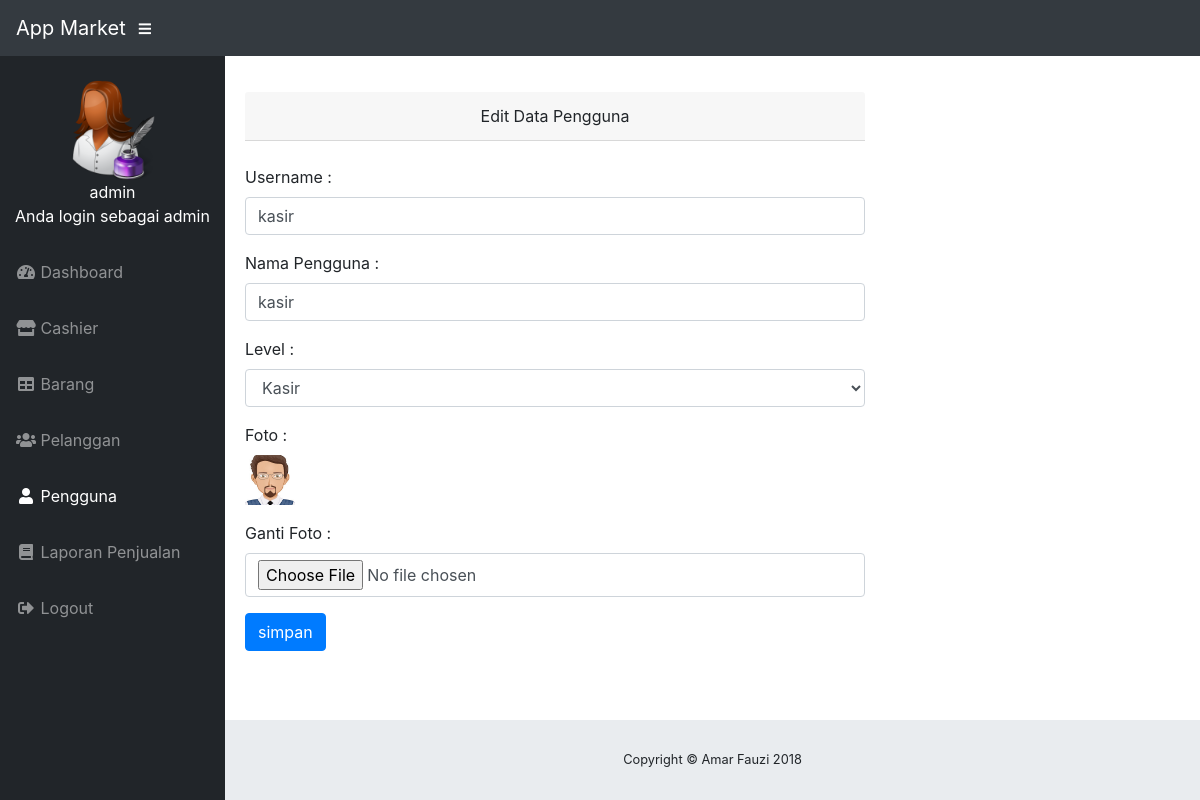
/index.php?page=pengguna&aksi=ubah&id=6 (signed in), run on the app's committed database.
### tables this page shows
CREATE TABLE `tb_pengguna` (
  `id` int(11) NOT NULL,
  `username` varchar(100) NOT NULL,
  `nama` varchar(100) NOT NULL,
  `password` varchar(100) NOT NULL,
  `level` varchar(20) NOT NULL,
  `foto` varchar(300) NOT NULL
);

### kodepj.php (called while the page is built)
<?php
function random_kode($kode){
	$data = '1234567890';
	$string = 'KPJ-';
	for($i=0;$i < $kode;$i++){
		$pos = rand(0,strlen($data)-1);
		$string .= $data{$pos};
	}
	return $string;
}
$kodepj = random_kode(10);
?>

### index.php (the view, shortened to what this page needs)
<?php
include('kodepj.php');
$koneksi = new mysqli("localhost","root","","appmarket");
$active = $_GET['page'];
if($_SESSION['admin'] || $_SESSION['kasir']){
?>
<!DOCTYPE html>
<html lang="en">
    <head>
        <link href="asset/vendor/bootstrap/css/bootstrap.min.css" rel="stylesheet">
        <link href="asset/vendor/fontawesome-free/css/all.min.css" rel="stylesheet" type="text/css">
        <link href="asset/vendor/datatables/dataTables.bootstrap4.css" rel="stylesheet">
        <link href="asset/css/sb-admin.css" rel="stylesheet">
    </head>
    <body id="page-top">
        <nav class="navbar navbar-expand navbar-dark bg-dark static-top">
            <a class="navbar-brand mr-1" href="">App Market</a>
            <button class="btn btn-link btn-sm text-white order-1 order-sm-0" id="sidebarToggle" href="#">
                <i class="fas fa-bars"></i>
            </button>
			<?php
			if($_SESSION['admin']){
				$user = $_SESSION['admin'];
			}elseif($_SESSION['kasir']){
				$user = $_SESSION['kasir'];
			}
			$sql = $koneksi->query("select * from tb_pengguna where id='$user'");
			$data = $sql->fetch_assoc();
			?>
		</nav>
        <div id="wrapper">
            <ul class="sidebar navbar-nav"><br>
			<div class="text-center">
				<div class="image">
					<img src="gambar/<?php echo $data['foto'] ?>" alt="<?php echo $data['username'] ?>" width='auto' height=100/>
				</div>
				<div class="user-info">
					<p style="color:white" ><?php echo $data['username'] ?> <br> Anda login sebagai <?php echo $data['level'] ?></p>
				</div>
			</div>
                <li class="nav-item <?php if($active=='dashboard'){echo 'active';} ?> ">
                    <a class="nav-link" href="?page=dashboard">
                        <i class="fas fa-fw fa-tachometer-alt"></i>
                        <span>Dashboard</span>
                    </a>
                </li>
				<li class="nav-item <?php if($active=='penjualan'){echo 'active';}?>">
                    <a class="nav-link" href="?page=penjualan&kodepj=<?php echo $kodepj ?>">
                        <i class="fas fa-fw fa-store"></i>
                    <span>Cashier</span></a>
                </li>
				<?php if($_SESSION['admin']){ ?>
                <li class="nav-item <?php if($active=='barang'){echo 'active';} ?>">
                    <a class="nav-link" href="?page=barang">
                        <i class="fas fa-fw fa-table"></i>
                        <span>Barang</span></a>
                </li>
                <li class="nav-item <?php if($active=='pelanggan'){echo 'active';} ?>">
                    <a class="nav-link" href="?page=pelanggan">
                        <i class="fas fa-fw fa-users"></i>
                        <span>Pelanggan</span></a>
                </li>
				<li class="nav-item <?php if($active=='pengguna'){echo 'active';} ?>">
                    <a class="nav-link" href="?page=pengguna">
                        <i class="fas fa-fw fa-user"></i>
                        <span>Pengguna</span></a>
                </li>
				<li class="nav-item">
                    <a class="nav-link" data-toggle="modal" data-target="#smallModal">
                        <i class="fas fa-fw fa-book"></i>
                        <span>Laporan Penjualan</span></a>
                </li>
				<?php } ?>
				<li class="nav-item">
                    <a class="nav-link" data-toggle="modal" data-target="#logoutModal">
                        <i class="fas fa-fw fa-sign-out-alt"></i>
						<span>Logout</span>
					</a>
                </li>
            </ul>
            <div id="content-wrapper">
                <?php
                $page = $_GET['page'];
                $aksi = $_GET['aksi'];
				if ($page == 'pengguna') {
					if ($aksi == 'ubah') {
                        include 'page/pengguna/ubah.php';
                    }
                }if ($page == 'penjualan') {
                    if ($aksi == '') {
                        include 'page/penjualan/penjualan.php';
                    }
					if ($aksi == 'kurang') {
                        include 'page/penjualan/kurang.php';
                    }
					if ($aksi == 'tambah') {
                        include 'page/penjualan/tambah.php';
                    }
					if ($aksi == 'hapus') {
                        include 'page/penjualan/hapus.php';
                    }
				}if ($page == '') {
					include 'page/dashboard.php';
                }
                ?>
                <footer class="sticky-footer">
                    <div class="container my-auto">
                        <div class="copyright text-center my-auto">
                            <span>Copyright © Amar Fauzi 2018</span>
                        </div>
                    </div>
                </footer>
            </div>
        </div>
    </body>
</html>
<?php
}else{
	header("location:login.php");
}
?>

### page/pengguna/ubah.php (shortened to what this page needs)
<?php
	$kode2 = $_GET['id'];
	$sql =  $koneksi->query("select * from tb_pengguna where id='$kode2'");
	$tampil = $sql->fetch_assoc();
	$satuan = $tampil['level'];
?>
<div class="card-body">
	<div class="form-group">
		<div class="form-row">
			<div class="col-md-8">
				<div class="card-header" style="text-align:center">Edit Data Pengguna</div>
				<br>
				<form method="post" enctype="multipart/form-data">
					<label for="">Username :</label>
					<div class="form-group">
						<input type="text" name="username" class="form-control" value="<?php echo $tampil['username'] ?>" />
					</div>
					<label for="">Nama Pengguna :</label>
					<div class="form-group">
						<input type="text" name="nama" class="form-control" value="<?php echo $tampil['nama'] ?>" />
					</div>
					<label for="">Level : </label>
					<div class="form-group">
						<select name="level" class="form-control show-tick">
							<option value="kasir" <?php if($satuan == 'kasir'){ echo "selected";}?> >Kasir</option>
						</select>
					</div>
					<label for="">Foto : </label>
					<div class="form-group">
						<img src="gambar/<?php echo $tampil['foto'] ?>" alt="<?php echo $tampil['foto'] ?>" height=50 width=50>
					</div>
					<label for="">Ganti Foto : </label>
					<div class="form-group">
						<input style="height:100%" type="file" name="foto" class="form-control"/>
					</div>
					<input type="submit" name="simpan" value="simpan" class="btn btn-primary">
				</form>
			</div>
		</div>
	</div>
</div>

### asset/css/sb-admin.css (style rules this page uses)
html { position: relative; min-height: 100%; }
body { height: 100%; }
#wrapper { display: -webkit-box; display: -ms-flexbox; display: flex; }
#wrapper #content-wrapper { overflow-x: hidden; width: 100%; padding-top: 1rem; padding-bottom: 80px; }
.navbar-nav .nav-item.active .nav-link { color: #fff; }
.sidebar { width: 90px !important; background-color: #212529; min-height: calc(100vh - 56px); }
.sidebar .nav-item:last-child { margin-bottom: 1rem; }
.sidebar .nav-item .nav-link { text-align: center; padding: 0.75rem 1rem; width: 90px; }
.sidebar .nav-item .nav-link span { font-size: 0.65rem; display: block; }
.sidebar .nav-item .nav-link { color: rgba(255, 255, 255, 0.5); }
@media (min-width: 768px) { .sidebar { width: 225px !important; } }
@media (min-width: 768px) { .sidebar .nav-item .nav-link { display: block; width: 100%; text-align: left; padding: 1rem; width: 225px; } }
@media (min-width: 768px) { .sidebar .nav-item .nav-link span { font-size: 1rem; display: inline; } }
:root { --input-padding-x: 0.75rem; --input-padding-y: 0.75rem; }
footer.sticky-footer { display: -webkit-box; display: -ms-flexbox; display: flex; position: absolute; right: 0; bottom: 0; width: calc(100% - 90px); height: 80px; background-color: #e9ecef; }
footer.sticky-footer .copyright { line-height: 1; font-size: 0.8rem; }
@media (min-width: 768px) { footer.sticky-footer { width: calc(100% - 225px); } }

### data on the page
tb_pengguna: foto (picture), username "admin", level "admin"
tb_pengguna: username "kasir", nama "kasir", level "Kasir", foto (picture)
